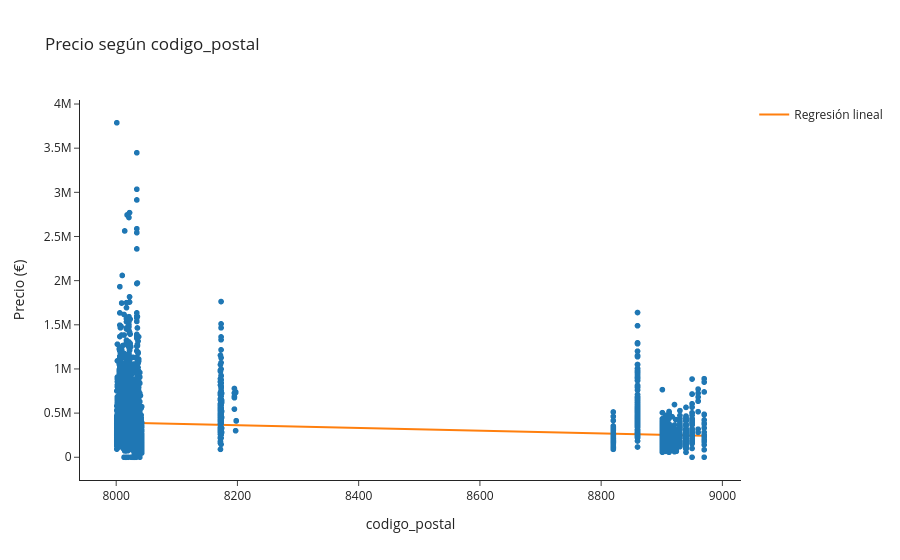

Here is the notebook cell this chart was saved with:
### Code cell
variables_numericas = [
    columna
    for columna in entrenamiento.select_dtypes(include=["int64", "float64"]).columns
    if columna != "precio"
]

for variable in variables_numericas:
    datos = entrenamiento[[variable, "precio"]].dropna()
    datos = datos[np.isfinite(datos[variable]) & np.isfinite(datos["precio"])]

    figura = px.scatter(
        datos,
        x=variable,
        y="precio",
        title=f"Precio según {variable}",
        labels={variable: variable, "precio": "Precio (€)"},
        template="simple_white",
    )

    if len(datos) >= 2 and datos[variable].nunique() >= 2:
        pendiente, intercepto = np.polyfit(datos[variable], datos["precio"], 1)
        x_linea = np.linspace(datos[variable].min(), datos[variable].max(), 100)
        y_estimado = pendiente * x_linea + intercepto

        figura.add_scatter(
            x=x_linea,
            y=y_estimado,
            mode="lines",
            name="Regresión lineal",
        )

        y_real = datos["precio"].to_numpy()
        y_predicho = pendiente * datos[variable].to_numpy() + intercepto
        r2 = 1 - ((y_real - y_predicho) ** 2).sum() / ((y_real - y_real.mean()) ** 2).sum()

        print(f"{variable}: pendiente={pendiente:.2f}, R²={r2:.3f}")
    else:
        print(f"{variable}: no hay suficientes valores distintos para ajustar la recta.")

    figura.show()

### Figure 1 — Plotly figure (JSON) as saved in the notebook; plotly's stock layout.template omitted (floating-point values rounded to 4 significant figures; data arrays with more than 128 entries replaced by an {"elided": "..."} marker saying what was removed)
{"data": [{"hovertemplate": "codigo_postal=%{x}<br>Precio (€)=%{y}<extra></extra>", "legendgroup": "", "marker": {"color": "#1F77B4", "symbol": "circle"}, "mode": "markers", "name": "", "showlegend": false, "type": "scattergl", "x": {"elided": "6019 float values"}, "xaxis": "x", "y": {"elided": "6019 float values"}, "yaxis": "y"}, {"mode": "lines", "name": "Regresión lineal", "type": "scatter", "x": [8001.0, 8011.0, 8021.0, 8030.0, 8040.0, 8050.0, 8060.0, 8070.0, 8079.0, 8089.0, 8099.0, 8109.0, 8118.0, 8128.0, 8138.0, 8148.0, 8158.0, 8167.0, 8177.0, 8187.0, 8197.0, 8207.0, 8216.0, 8226.0, 8236.0, 8246.0, 8255.0, 8265.0, 8275.0, 8285.0, 8295.0, 8304.0, 8314.0, 8324.0, 8334.0, 8344.0, 8353.0, 8363.0, 8373.0, 8383.0, 8393.0, 8402.0, 8412.0, 8422.0, 8432.0, 8441.0, 8451.0, 8461.0, 8471.0, 8481.0, 8490.0, 8500.0, 8510.0, 8520.0, 8530.0, 8539.0, 8549.0, 8559.0, 8569.0, 8578.0, 8588.0, 8598.0, 8608.0, 8618.0, 8627.0, 8637.0, 8647.0, 8657.0, 8667.0, 8676.0, 8686.0, 8696.0, 8706.0, 8716.0, 8725.0, 8735.0, 8745.0, 8755.0, 8764.0, 8774.0, 8784.0, 8794.0, 8804.0, 8813.0, 8823.0, 8833.0, 8843.0, 8853.0, 8862.0, 8872.0, 8882.0, 8892.0, 8901.0, 8911.0, 8921.0, 8931.0, 8941.0, 8950.0, 8960.0, 8970.0], "y": [394400.0, 392900.0, 391400.0, 389900.0, 388400.0, 386900.0, 385400.0, 383800.0, 382300.0, 380800.0, 379300.0, 377800.0, 376300.0, 374800.0, 373200.0, 371700.0, 370200.0, 368700.0, 367200.0, 365700.0, 364200.0, 362600.0, 361100.0, 359600.0, 358100.0, 356600.0, 355100.0, 353600.0, 352000.0, 350500.0, 349000.0, 347500.0, 346000.0, 344500.0, 343000.0, 341400.0, 339900.0, 338400.0, 336900.0, 335400.0, 333900.0, 332400.0, 330800.0, 329300.0, 327800.0, 326300.0, 324800.0, 323300.0, 321800.0, 320200.0, 318700.0, 317200.0, 315700.0, 314200.0, 312700.0, 311200.0, 309600.0, 308100.0, 306600.0, 305100.0, 303600.0, 302100.0, 300600.0, 299000.0, 297500.0, 296000.0, 294500.0, 293000.0, 291500.0, 290000.0, 288400.0, 286900.0, 285400.0, 283900.0, 282400.0, 280900.0, 279400.0, 277800.0, 276300.0, 274800.0, 273300.0, 271800.0, 270300.0, 268800.0, 267200.0, 265700.0, 264200.0, 262700.0, 261200.0, 259700.0, 258200.0, 256600.0, 255100.0, 253600.0, 252100.0, 250600.0, 249100.0, 247600.0, 246000.0, 244500.0]}], "layout": {"legend": {"tracegroupgap": 0}, "title": {"text": "Precio según codigo_postal"}, "xaxis": {"anchor": "y", "domain": [0, 1], "title": {"text": "codigo_postal"}}, "yaxis": {"anchor": "x", "domain": [0, 1], "title": {"text": "Precio (€)"}}}}
